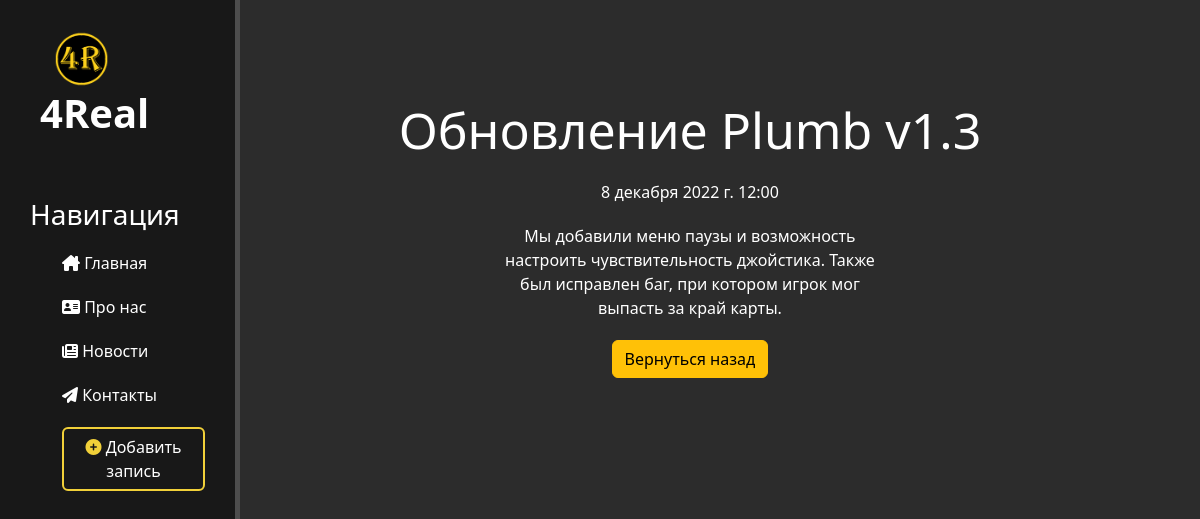
The app's page /info/6 with its own data.
### info/models.py (models this page shows, shortened)
class Articles(models.Model):
    title = models.CharField('Название', max_length=50)
    anons = models.CharField('Анонс', max_length=250)
    full_text = models.TextField('Статья')
    date = models.DateTimeField('Дата публикации')
    class Meta:
        verbose_name = 'Новость'
        verbose_name_plural = 'Новости'

### info/views.py (the view)
# urls.py: path('<int:pk>', NewsDetailView.as_view(), name ="info-detail")]
class NewsDetailView(DetailView):
    model = Articles
    template_name = 'info/details_view.html'
    context_object_name = 'article'

### info/templates/info/details_view.html (shortened to what this page needs)
{% extends 'News/layout.html' %}
{% block content %}
    <div class="features">
        <h1>{{ article.title }}</h1>
        <p>{{ article.date }}</p>
        <p>{{ article.full_text }}</p>
        <a href="{% url 'info_home' %}" class="btn btn-warning">Вернуться назад</a>
    </div>
{%endblock%}

### News/static/News/css/main.css (style rules this page uses)
body { background: #2c2c2c; }
main .features { float: left; color: #fff; margin-top: 100px; text-align: center; width: 75%; }
main .features h1 { font-size: 50px; }
main .features p { max-width: 400px; margin: 20px auto; }
a { color: #ed5959; }

### records on screen
Articles: title "Обновление Plumb v1.3", date "8 декабря 2022 г. 12:00", full_text "Мы добавили меню паузы и возможность настроить чувствительность джойстика. Также был исправлен баг, при котором игрок мог выпасть за край карты."
